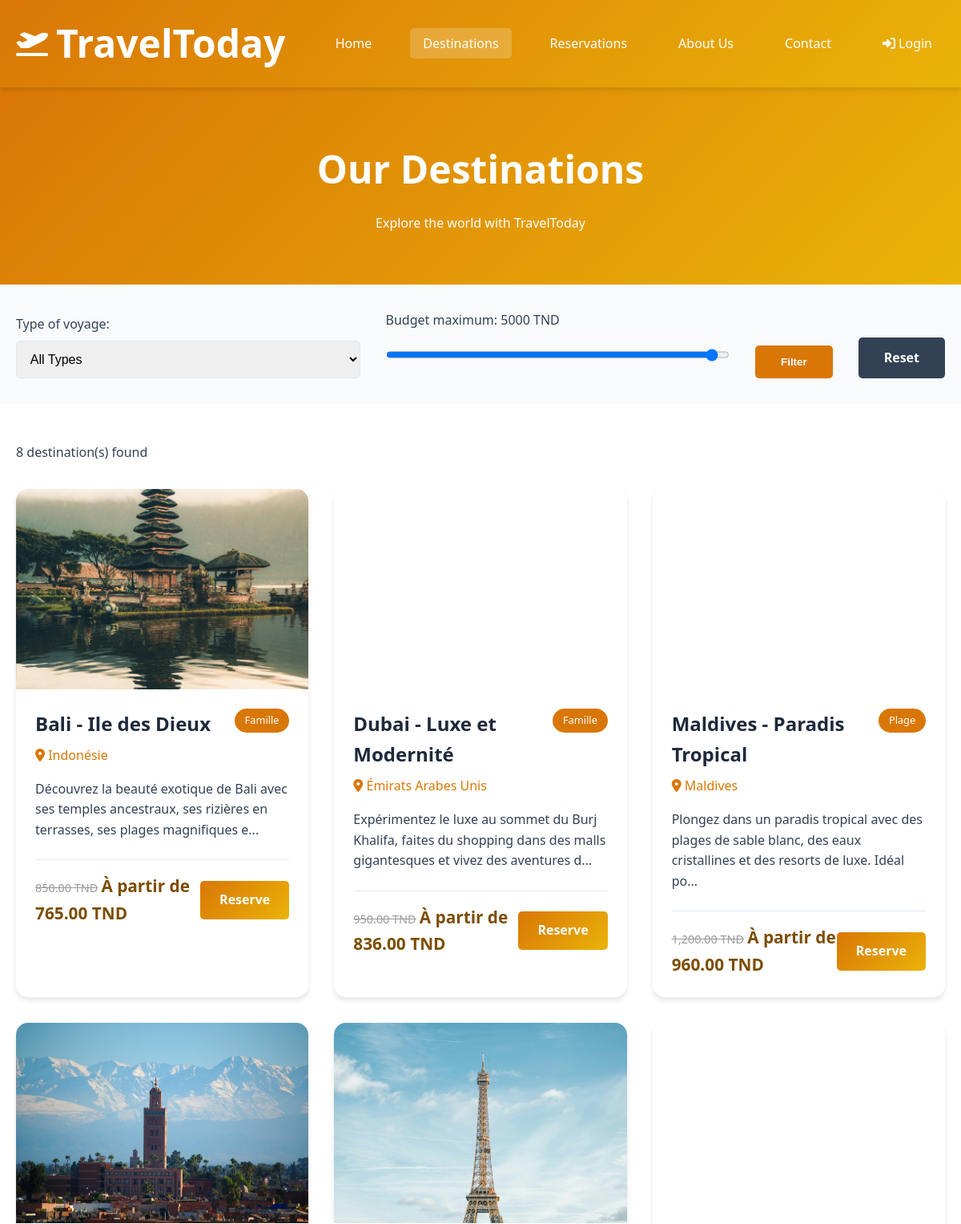
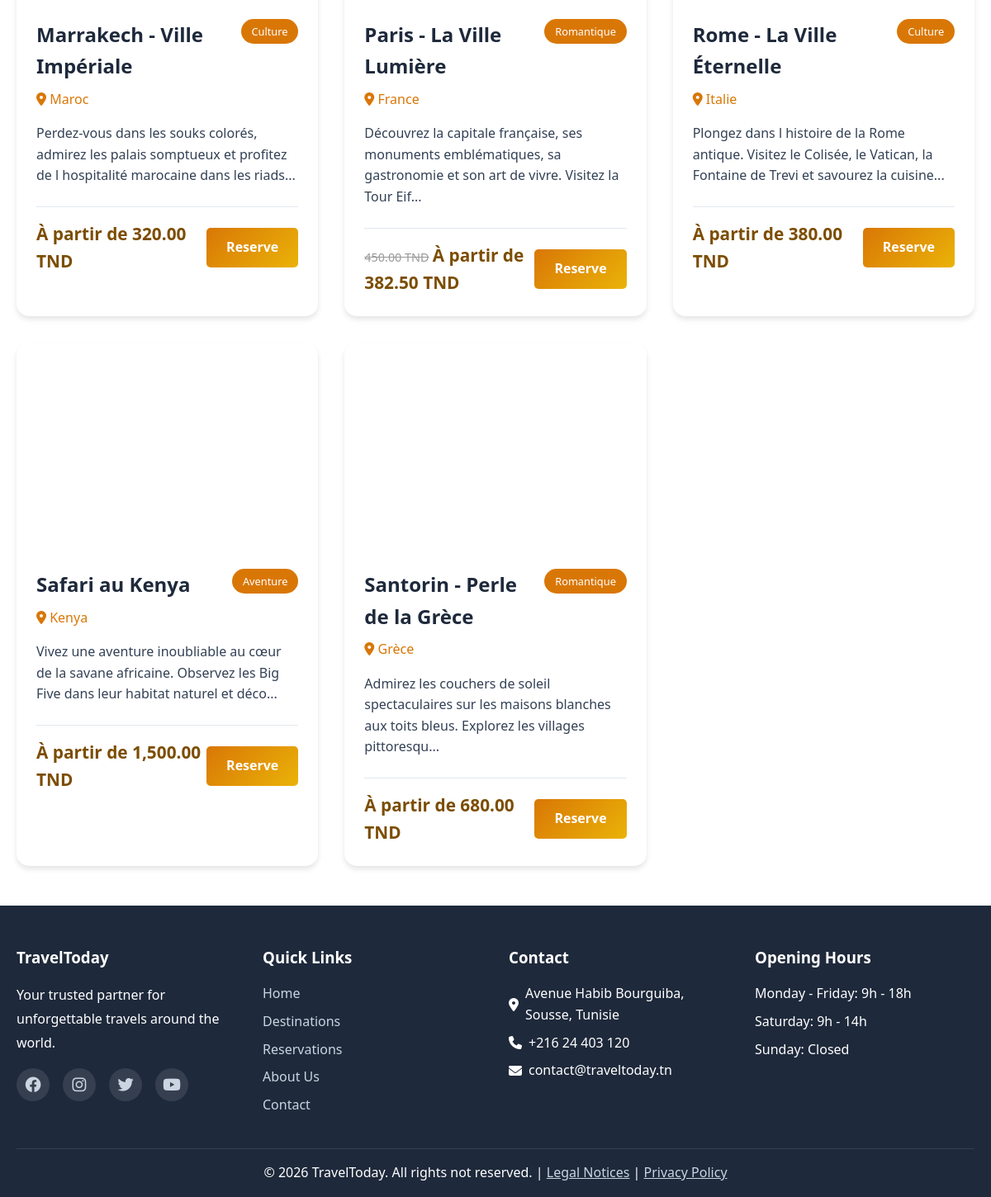
Page /destinations.php on the committed database (2 pictures, top to bottom).
### tables this page shows
CREATE TABLE IF NOT EXISTS destinations (
    id INT AUTO_INCREMENT PRIMARY KEY,
    nom VARCHAR(255) NOT NULL,
    pays VARCHAR(100) NOT NULL,
    description TEXT NOT NULL,
    prix_depart DECIMAL(10, 2) NOT NULL,
    type_voyage ENUM('famille', 'romantique', 'aventure', 'plage', 'culture') NOT NULL,
    image VARCHAR(255) NOT NULL,
    promotion BOOLEAN DEFAULT FALSE,
    pourcentage_promo INT DEFAULT 0,
    date_creation TIMESTAMP DEFAULT CURRENT_TIMESTAMP
);

### destinations.php (the view, shortened to what this page needs)
<?php
include 'header.php';
$type_filter = isset($_GET['type']) ? $_GET['type'] : 'all';
$prix_max = isset($_GET['prix_max']) ? (int)$_GET['prix_max'] : 5000;
$conn = getConnection();
$sql = "SELECT * FROM destinations WHERE 1=1";
$sql .= " AND prix_depart <= $prix_max";
$sql .= " ORDER BY nom ASC";
$result = $conn->query($sql);
?>
<main>
    <section class="page-header">
        <div class="container">
            <h1>Our Destinations</h1>
            <p>Explore the world with TravelToday</p>
        </div>
    </section>
    <section class="filters-section">
        <div class="container">
            <form method="GET" action="destinations.php" id="filterForm" class="filters-form">
                <div class="filter-group">
                    <label for="type">Type of voyage:</label>
                    <select name="type" id="type" onchange="this.form.submit()">
                        <option value="all" <?php echo $type_filter == 'all' ? 'selected' : ''; ?>>All Types</option>
                    </select>
                </div>
                <div class="filter-group">
                    <label for="prix_max">Budget maximum: <span id="budgetValue"><?php echo $prix_max; ?> TND</span></label>
                    <input type="range" name="prix_max" id="prix_max" min="0" max="5000" step="100" value="<?php echo $prix_max; ?>" oninput="updateBudget(this.value)">
                </div>
                <button type="submit" class="filter-button">Filter</button>
                <a href="destinations.php" class="reset-button">Reset</a>
            </form>
        </div>
    </section>
    <section class="destinations-section">
        <div class="container">
            <div class="results-info">
                <p><?php echo $result->num_rows; ?> destination(s) found</p>
            </div>
            <div class="destinations-grid">
                <?php
                if ($result->num_rows > 0) {
                    while($row = $result->fetch_assoc()):
                        $prix_final = $row['promotion'] ? $row['prix_depart'] * (1 - $row['pourcentage_promo']/100) : $row['prix_depart'];
                ?>
                <div class="destination-card" data-type="<?php echo $row['type_voyage']; ?>">
                    <?php if ($row['promotion']): ?>
                    <div class="promo-badge">-<?php echo $row['pourcentage_promo']; ?>%</div>
                    <?php endif; ?>
                    <div class="destination-image" style="background-image: url('images/<?php echo $row['image']; ?>');">
                    </div>
                    <div class="destination-content">
                        <div class="destination-header">
                            <h3><?php echo htmlspecialchars($row['nom']); ?></h3>
                            <span class="destination-type"><?php echo ucfirst($row['type_voyage']); ?></span>
                        </div>
                        <p class="destination-location">
                            <i class="fas fa-map-marker-alt"></i> <?php echo htmlspecialchars($row['pays']); ?>
                        </p>
                        <p class="destination-description">
                            <?php echo substr(htmlspecialchars($row['description']), 0, 120) . '...'; ?>
                        </p>
                        <div class="destination-footer">
                            <div class="price-container">
                                <?php if ($row['promotion']): ?>
                                    <span class="old-price"><?php echo number_format($row['prix_depart'], 2); ?> TND</span>
                                <?php endif; ?>
                                <span class="price">À partir de <?php echo number_format($prix_final, 2); ?> TND</span>
                            </div>
                            <a href="reservation.php?destination_id=<?php echo $row['id']; ?>" class="book-button">Reserve</a>
                        </div>
                    </div>
                </div>
                <?php
                    endwhile;
                } else {
                    echo '<p class="no-results">No destination match your criteria.</p>';
                }
                ?>
            </div>
        </div>
    </section>
</main>
<?php
include 'footer.php';
?>

### header.php (shortened to what this page needs)
<!DOCTYPE html>
<html lang="fr">
<head>
    <link rel="stylesheet" href="css/style.css">
    <link rel="stylesheet" href="https://cdnjs.cloudflare.com/ajax/libs/font-awesome/6.4.0/css/all.min.css">
</head>
<body>
    <header class="main-header">
        <div class="container">
            <div class="header-content">
                <div class="logo">
                    <i class="fas fa-plane-departure"></i>
                    <h1>TravelToday</h1>
                </div>
                <nav class="main-nav">
                    <ul>
                        <li><a href="index.php" class="<?php echo basename($_SERVER['PHP_SELF']) == 'index.php' ? 'active' : ''; ?>">Home</a></li>
                        <li><a href="destinations.php" class="<?php echo basename($_SERVER['PHP_SELF']) == 'destinations.php' ? 'active' : ''; ?>">Destinations</a></li>
                        <li><a href="reservation.php" class="<?php echo basename($_SERVER['PHP_SELF']) == 'reservation.php' ? 'active' : ''; ?>">Reservations</a></li>
                        <li><a href="about.php" class="<?php echo basename($_SERVER['PHP_SELF']) == 'about.php' ? 'active' : ''; ?>">About Us</a></li>
                        <li><a href="contact.php" class="<?php echo basename($_SERVER['PHP_SELF']) == 'contact.php' ? 'active' : ''; ?>">Contact</a></li>
                        <?php if (!empty($_SESSION['logged_in'])): ?>
                            <li>
                                <span class="user-name">
                                    <i class="fas fa-user"></i> <?php echo htmlspecialchars($_SESSION['name']); ?>
                                </span>
                            </li>
                            <li>
                                <a href="logout.php" class="logout-link">
                                    <i class="fas fa-sign-out-alt"></i> Logout
                                </a>
                            </li>
                        <?php else: ?>
                            <li>
                                <a href="login.php" class="<?php echo basename($_SERVER['PHP_SELF']) == 'login.php' ? 'active' : ''; ?>">
                                    <i class="fas fa-sign-in-alt"></i> Login
                                </a>
                            </li>
                        <?php endif; ?>
                    </ul>
                </nav>
            </div>
        </div>
    </header>

### footer.php (shortened to what this page needs)
    <footer class="main-footer">
        <div class="container">
            <div class="footer-content">
                <div class="footer-section">
                    <h3>TravelToday</h3>
                    <p>Your trusted partner for unforgettable travels around the world.</p>
                    <div class="social-links">
                        <a href="#"><i class="fab fa-facebook"></i></a>
                        <a href="#"><i class="fab fa-instagram"></i></a>
                        <a href="#"><i class="fab fa-twitter"></i></a>
                        <a href="#"><i class="fab fa-youtube"></i></a>
                    </div>
                </div>
                <div class="footer-section">
                    <h3>Quick Links</h3>
                    <ul>
                        <li><a href="index.php">Home</a></li>
                        <li><a href="destinations.php">Destinations</a></li>
                        <li><a href="reservation.php">Reservations</a></li>
                        <li><a href="about.php">About Us</a></li>
                        <li><a href="contact.php">Contact</a></li>
                    </ul>
                </div>
                <div class="footer-section">
                    <h3>Contact</h3>
                    <ul class="contact-info">
                        <li><i class="fas fa-map-marker-alt"></i> Avenue Habib Bourguiba, Sousse, Tunisie</li>
                        <li><i class="fas fa-phone"></i> +216 24 403 120</li>
                        <li><i class="fas fa-envelope"></i> contact@traveltoday.tn</li>
                    </ul>
                </div>
                <div class="footer-section">
                    <h3>Opening Hours</h3>
                    <ul>
                        <li>Monday - Friday: 9h - 18h</li>
                        <li>Saturday: 9h - 14h</li>
                        <li>Sunday: Closed</li>
                    </ul>
                </div>
            </div>
            <div class="footer-bottom">
                <p>&copy; 2026 TravelToday. All rights not reserved. | <a href="#">Legal Notices</a> | <a href="#">Privacy Policy</a></p>
            </div>
        </div>
    </footer>
</body>
</html>

### rows in the picture
destinations: image (picture), nom "Bali - Ile des Dieux", type_voyage "Famille", pays "Indonésie", description "Découvrez la beauté exotique de Bali avec ses temples ancestraux, ses rizières en terrasses, ses plages magnifiques e", prix_depart "850.00", prix_final "765.00"
destinations: nom "Dubai - Luxe et Modernité", type_voyage "Famille", pays "Émirats Arabes Unis", description "Expérimentez le luxe au sommet du Burj Khalifa, faites du shopping dans des malls gigantesques et vivez des aventures d", prix_depart "950.00", prix_final "836.00"
destinations: nom "Maldives - Paradis Tropical", type_voyage "Plage", pays "Maldives", description "Plongez dans un paradis tropical avec des plages de sable blanc, des eaux cristallines et des resorts de luxe. Idéal po", prix_depart "1,200.00", prix_final "960.00"
destinations: image (picture), nom "Marrakech - Ville Impériale", type_voyage "Culture", pays "Maroc", description "Perdez-vous dans les souks colorés, admirez les palais somptueux et profitez de l hospitalité marocaine dans les riads", prix_depart "320.00"
destinations: pourcentage_promo "15", image (picture), nom "Paris - La Ville Lumière", type_voyage "Romantique", pays "France", description "Découvrez la capitale française, ses monuments emblématiques, sa gastronomie et son art de vivre. Visitez la Tour Eif", prix_depart "450.00", prix_final "382.50"
destinations: nom "Rome - La Ville Éternelle", type_voyage "Culture", pays "Italie", description "Plongez dans l histoire de la Rome antique. Visitez le Colisée, le Vatican, la Fontaine de Trevi et savourez la cuisine", prix_depart "380.00"
destinations: nom "Safari au Kenya", type_voyage "Aventure", pays "Kenya", description "Vivez une aventure inoubliable au cœur de la savane africaine. Observez les Big Five dans leur habitat naturel et déco", prix_final "1,500.00"
destinations: nom "Santorin - Perle de la Grèce", type_voyage "Romantique", pays "Grèce", description "Admirez les couchers de soleil spectaculaires sur les maisons blanches aux toits bleus. Explorez les villages pittoresqu", prix_depart "680.00"

### other values in the picture
$prix_max "5000"
$result->num_rows "8"
